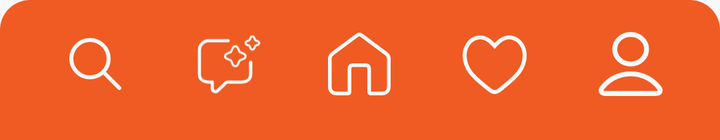
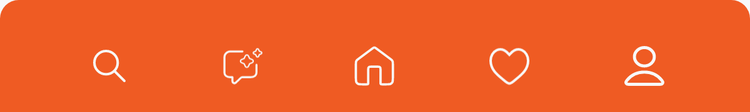

An Android layout and its configuration variant, each rendered on a device that would load it. The default file and the variant file are quoted in full after the pictures.
<!-- AndroidManifest.xml: application theme Theme.LetsSnack -->
<!-- res/layout/fragment_menu.xml -->
<?xml version="1.0" encoding="utf-8"?>
<androidx.constraintlayout.widget.ConstraintLayout xmlns:android="http://schemas.android.com/apk/res/android"
    xmlns:app="http://schemas.android.com/apk/res-auto"
    xmlns:tools="http://schemas.android.com/tools"
    android:layout_width="match_parent"
    android:layout_height="70dp"
    android:layout_gravity="bottom"
    android:background="@drawable/background_nav_bar"
    android:paddingVertical="8dp"
    app:layout_constraintBottom_toBottomOf="parent">

    
    <LinearLayout
        android:id="@+id/icon_search_container"
        android:layout_width="wrap_content"
        android:layout_height="wrap_content"
        android:gravity="center"
        android:orientation="vertical"
        app:layout_constraintBottom_toBottomOf="parent"
        app:layout_constraintEnd_toStartOf="@id/icon_chat_ia_container"
        app:layout_constraintHorizontal_chainStyle="spread"
        app:layout_constraintStart_toStartOf="parent"
        app:layout_constraintTop_toTopOf="parent">

        <ImageView
            android:id="@+id/icon_search"
            android:layout_width="32dp"
            android:layout_height="32dp"
            android:layout_marginTop="8dp"
            android:src="@drawable/icon_search" />

        <TextView
            android:id="@+id/icon_search_text"
            android:layout_width="wrap_content"
            android:layout_height="wrap_content"
            android:fontFamily="@font/poppins_semi_bold"
            android:text="Buscar"
            android:textColor="@color/white"
            android:textSize="12sp"
            android:visibility="invisible" />
    </LinearLayout>

    
    <LinearLayout
        android:id="@+id/icon_chat_ia_container"
        android:layout_width="wrap_content"
        android:layout_height="wrap_content"
        android:gravity="center"
        android:orientation="vertical"
        app:layout_constraintBottom_toBottomOf="parent"
        app:layout_constraintEnd_toStartOf="@id/icon_home_container"
        app:layout_constraintStart_toEndOf="@id/icon_search_container"
        app:layout_constraintTop_toTopOf="parent">

        <ImageView
            android:id="@+id/icon_chat_ia"
            android:layout_width="32dp"
            android:layout_height="32dp"
            android:layout_marginTop="8dp"
            android:src="@drawable/icon_chat_ia" />

        <TextView
            android:id="@+id/icon_chat_ia_text"
            android:layout_width="wrap_content"
            android:layout_height="wrap_content"
            android:fontFamily="@font/poppins_semi_bold"
            android:text="Chat IA"
            android:textColor="@color/white"
            android:textSize="12sp"
            android:visibility="invisible" />
    </LinearLayout>

    
    <LinearLayout
        android:id="@+id/icon_home_container"
        android:layout_width="wrap_content"
        android:layout_height="wrap_content"
        android:gravity="center"
        android:orientation="vertical"
        app:layout_constraintBottom_toBottomOf="parent"
        app:layout_constraintEnd_toStartOf="@id/icon_hearth_container"
        app:layout_constraintStart_toEndOf="@id/icon_chat_ia_container"
        app:layout_constraintTop_toTopOf="parent">

        <ImageView
            android:id="@+id/icon_home"
            android:layout_width="32dp"
            android:layout_height="32dp"
            android:layout_marginTop="8dp"
            android:src="@drawable/icon_home" />

        <TextView
            android:id="@+id/icon_home_text"
            android:layout_width="wrap_content"
            android:layout_height="wrap_content"
            android:fontFamily="@font/poppins_semi_bold"
            android:text="Home"
            android:textColor="@color/white"
            android:textSize="12sp"
            android:visibility="invisible" />
    </LinearLayout>

    
    <LinearLayout
        android:id="@+id/icon_hearth_container"
        android:layout_width="wrap_content"
        android:layout_height="wrap_content"
        android:gravity="center"
        android:orientation="vertical"
        app:layout_constraintBottom_toBottomOf="parent"
        app:layout_constraintEnd_toStartOf="@id/icon_user_container"
        app:layout_constraintStart_toEndOf="@id/icon_home_container"
        app:layout_constraintTop_toTopOf="parent">

        <ImageView
            android:id="@+id/icon_hearth"
            android:layout_width="32dp"
            android:layout_height="32dp"
            android:layout_marginTop="8dp"
            android:src="@drawable/icon_hearth" />

        <TextView
            android:id="@+id/icon_hearth_text"
            android:layout_width="wrap_content"
            android:layout_height="wrap_content"
            android:fontFamily="@font/poppins_semi_bold"
            android:text="Curtidos"
            android:textColor="@color/white"
            android:textSize="12sp"
            android:visibility="invisible" />
    </LinearLayout>

    
    <LinearLayout
        android:id="@+id/icon_user_container"
        android:layout_width="wrap_content"
        android:layout_height="wrap_content"
        android:gravity="center"
        android:orientation="vertical"
        app:layout_constraintBottom_toBottomOf="parent"
        app:layout_constraintEnd_toEndOf="parent"
        app:layout_constraintStart_toEndOf="@id/icon_hearth_container"
        app:layout_constraintTop_toTopOf="parent">

        <ImageView
            android:id="@+id/icon_user"
            android:layout_width="32dp"
            android:layout_height="32dp"
            android:layout_marginTop="8dp"
            android:src="@drawable/icon_user" />

        <TextView
            android:id="@+id/icon_user_text"
            android:layout_width="wrap_content"
            android:layout_height="wrap_content"
            android:fontFamily="@font/poppins_semi_bold"
            android:text="Perfil"
            android:textColor="@color/white"
            android:textSize="12sp"
            android:visibility="invisible" />
    </LinearLayout>

</androidx.constraintlayout.widget.ConstraintLayout>
<!-- resources referenced by this layout -->
<resources>
  <color name="white">#FAFAFA</color>
  <!-- drawable background_nav_bar (drawable) -->
  <?xml version="1.0" encoding="utf-8"?>
  <shape xmlns:android="http://schemas.android.com/apk/res/android">
      <corners android:topLeftRadius="15dp" android:topRightRadius="15dp"></corners>
      <solid android:color="@color/laranja_forte"></solid>
  </shape>
  <!-- drawable icon_hearth (drawable) -->
  <vector xmlns:android="http://schemas.android.com/apk/res/android"
      android:width="24dp"
      android:height="23dp"
      android:viewportWidth="24"
      android:viewportHeight="23">
    <path
        android:pathData="M15.164,20.183L15.163,20.184C14.533,20.713 13.962,21.186 13.409,21.53C12.855,21.875 12.397,22.04 12,22.04C11.603,22.04 11.145,21.875 10.591,21.529C10.038,21.185 9.467,20.713 8.837,20.185C8.5,19.902 8.156,19.619 7.81,19.333C4.413,16.538 0.75,13.522 0.75,8.268C0.75,5.416 2.264,3.041 4.303,2.048C6.28,1.086 8.93,1.343 11.443,4.125L12,4.74L12.557,4.125C15.07,1.343 17.719,1.086 19.697,2.049C21.736,3.042 23.25,5.418 23.25,8.27C23.25,13.526 19.581,16.544 16.182,19.34C15.839,19.622 15.498,19.903 15.164,20.183Z"
        android:strokeWidth="1.5"
        android:fillColor="#00000000"
        android:strokeColor="#F8F8F8"/>
  </vector>
  <!-- drawable icon_search (drawable) -->
  <vector xmlns:android="http://schemas.android.com/apk/res/android"
      android:width="24dp"
      android:height="24dp"
      android:viewportWidth="32"
      android:viewportHeight="32">
    <path
        android:pathData="M28,28L20,20M22.667,13.333C22.667,18.488 18.488,22.667 13.333,22.667C8.179,22.667 4,18.488 4,13.333C4,8.179 8.179,4 13.333,4C18.488,4 22.667,8.179 22.667,13.333Z"
        android:strokeLineJoin="round"
        android:strokeWidth="2"
        android:fillColor="#00000000"
        android:strokeColor="#F8F8F8"
        android:strokeLineCap="round"/>
  </vector>
  <!-- drawable icon_user (drawable) -->
  <vector android:height="24dp" android:viewportHeight="26"
      android:viewportWidth="26" android:width="24dp" xmlns:android="http://schemas.android.com/apk/res/android">
      <path android:fillColor="#00000000"
          android:pathData="M13,17C8.448,17 4.4,19.041 1.823,22.208C1.268,22.89 0.991,23.23 1,23.691C1.007,24.047 1.248,24.496 1.549,24.716C1.94,25 2.481,25 3.562,25H22.438C23.519,25 24.06,25 24.451,24.716C24.752,24.496 24.993,24.047 25,23.691C25.009,23.23 24.732,22.89 24.177,22.208C21.6,19.041 17.552,17 13,17Z"
          android:strokeColor="#F8F8F8" android:strokeLineCap="round"
          android:strokeLineJoin="round" android:strokeWidth="2"/>
      <path android:fillColor="#00000000"
          android:pathData="M13,13C16.569,13 19.461,10.314 19.461,7C19.461,3.686 16.569,1 13,1C9.431,1 6.539,3.686 6.539,7C6.539,10.314 9.431,13 13,13Z"
          android:strokeColor="#F8F8F8" android:strokeLineCap="round"
          android:strokeLineJoin="round" android:strokeWidth="2"/>
  </vector>
  <style name="Theme.LetsSnack" parent="Base.Theme.LetsSnack" />
  <color name="laranja_forte">#EF5B23</color>
  <style name="Base.Theme.LetsSnack" parent="Theme.Material3.Light.NoActionBar">
          
          
          <item name="android:windowBackground">@color/background_app_color</item>
          <item name="android:windowTranslucentStatus">
              false
          </item>
          <item name="android:statusBarColor">
              @color/transparente
          </item>
      </style>
  <color name="background_app_color">#F8F8F8</color>
  <color name="transparente">#00000000</color>
</resources>
<!-- res/layout-sw600dp/fragment_menu.xml (the repository's variant of the layout above) -->
<!-- drawn on a 7-inch tablet held upright -->
<?xml version="1.0" encoding="utf-8"?>
<androidx.constraintlayout.widget.ConstraintLayout xmlns:android="http://schemas.android.com/apk/res/android"
    xmlns:app="http://schemas.android.com/apk/res-auto"
    xmlns:tools="http://schemas.android.com/tools"
    android:layout_width="match_parent"
    android:layout_height="90dp"
    android:layout_gravity="bottom"
    android:background="@drawable/background_nav_bar"
    android:paddingVertical="8dp"
    app:layout_constraintBottom_toBottomOf="parent">

    

    

    

    

    <LinearLayout
        android:id="@+id/icon_home_container"
        android:layout_width="wrap_content"
        android:layout_height="wrap_content"
        android:layout_marginTop="24dp"
        android:gravity="center"
        android:orientation="vertical"
        app:layout_constraintBottom_toBottomOf="parent"
        app:layout_constraintEnd_toStartOf="@id/icon_hearth_container"
        app:layout_constraintStart_toEndOf="@id/icon_chat_ia_container"
        app:layout_constraintTop_toTopOf="parent">

        <ImageView
            android:id="@+id/icon_home"
            android:layout_width="32dp"
            android:layout_height="32dp"
            android:layout_marginTop="8dp"
            android:src="@drawable/icon_home" />

        <TextView
            android:id="@+id/icon_home_text"
            android:layout_width="wrap_content"
            android:layout_height="wrap_content"
            android:fontFamily="@font/poppins_semi_bold"
            android:text="Home"
            android:textColor="@color/white"
            android:textSize="12sp"
            android:visibility="invisible" />
    </LinearLayout>

    <LinearLayout
        android:id="@+id/icon_search_container"
        android:layout_width="wrap_content"
        android:layout_height="wrap_content"
        android:layout_marginTop="24dp"
        android:gravity="center"
        android:orientation="vertical"
        app:layout_constraintBottom_toBottomOf="parent"
        app:layout_constraintEnd_toStartOf="@id/icon_chat_ia_container"
        app:layout_constraintHorizontal_chainStyle="spread"
        app:layout_constraintStart_toStartOf="parent"
        app:layout_constraintTop_toTopOf="parent">

        <ImageView
            android:id="@+id/icon_search"
            android:layout_width="32dp"
            android:layout_height="32dp"
            android:layout_marginTop="8dp"
            android:src="@drawable/icon_search" />

        <TextView
            android:id="@+id/icon_search_text"
            android:layout_width="wrap_content"
            android:layout_height="wrap_content"
            android:fontFamily="@font/poppins_semi_bold"
            android:text="Buscar"
            android:textColor="@color/white"
            android:textSize="12sp"
            android:visibility="invisible" />
    </LinearLayout>

    <LinearLayout
        android:id="@+id/icon_chat_ia_container"
        android:layout_width="wrap_content"
        android:layout_height="wrap_content"
        android:layout_marginTop="24dp"
        android:gravity="center"
        android:orientation="vertical"
        app:layout_constraintBottom_toBottomOf="parent"
        app:layout_constraintEnd_toStartOf="@id/icon_home_container"
        app:layout_constraintStart_toEndOf="@id/icon_search_container"
        app:layout_constraintTop_toTopOf="parent">

        <ImageView
            android:id="@+id/icon_chat_ia"
            android:layout_width="32dp"
            android:layout_height="32dp"
            android:layout_marginTop="8dp"
            android:src="@drawable/icon_chat_ia" />

        <TextView
            android:id="@+id/icon_chat_ia_text"
            android:layout_width="wrap_content"
            android:layout_height="wrap_content"
            android:fontFamily="@font/poppins_semi_bold"
            android:text="Chat IA"
            android:textColor="@color/white"
            android:textSize="12sp"
            android:visibility="invisible" />
    </LinearLayout>

    <LinearLayout
        android:id="@+id/icon_user_container"
        android:layout_width="wrap_content"
        android:layout_height="wrap_content"
        android:layout_marginTop="24dp"
        android:gravity="center"
        android:orientation="vertical"
        app:layout_constraintBottom_toBottomOf="parent"
        app:layout_constraintEnd_toEndOf="parent"
        app:layout_constraintStart_toEndOf="@id/icon_hearth_container"
        app:layout_constraintTop_toTopOf="parent">

        <ImageView
            android:id="@+id/icon_user"
            android:layout_width="32dp"
            android:layout_height="32dp"
            android:layout_marginTop="8dp"
            android:src="@drawable/icon_user" />

        <TextView
            android:id="@+id/icon_user_text"
            android:layout_width="wrap_content"
            android:layout_height="wrap_content"
            android:fontFamily="@font/poppins_semi_bold"
            android:text="Perfil"
            android:textColor="@color/white"
            android:textSize="12sp"
            android:visibility="invisible" />
    </LinearLayout>

    <LinearLayout
        android:id="@+id/icon_hearth_container"
        android:layout_width="wrap_content"
        android:layout_height="wrap_content"
        android:layout_marginTop="24dp"
        android:gravity="center"
        android:orientation="vertical"
        app:layout_constraintBottom_toBottomOf="parent"
        app:layout_constraintEnd_toStartOf="@id/icon_user_container"
        app:layout_constraintStart_toEndOf="@id/icon_home_container"
        app:layout_constraintTop_toTopOf="parent">

        <ImageView
            android:id="@+id/icon_hearth"
            android:layout_width="32dp"
            android:layout_height="32dp"
            android:layout_marginTop="8dp"
            android:src="@drawable/icon_hearth" />

        <TextView
            android:id="@+id/icon_hearth_text"
            android:layout_width="wrap_content"
            android:layout_height="wrap_content"
            android:fontFamily="@font/poppins_semi_bold"
            android:text="Curtidos"
            android:textColor="@color/white"
            android:textSize="12sp"
            android:visibility="invisible" />
    </LinearLayout>

    

</androidx.constraintlayout.widget.ConstraintLayout>
